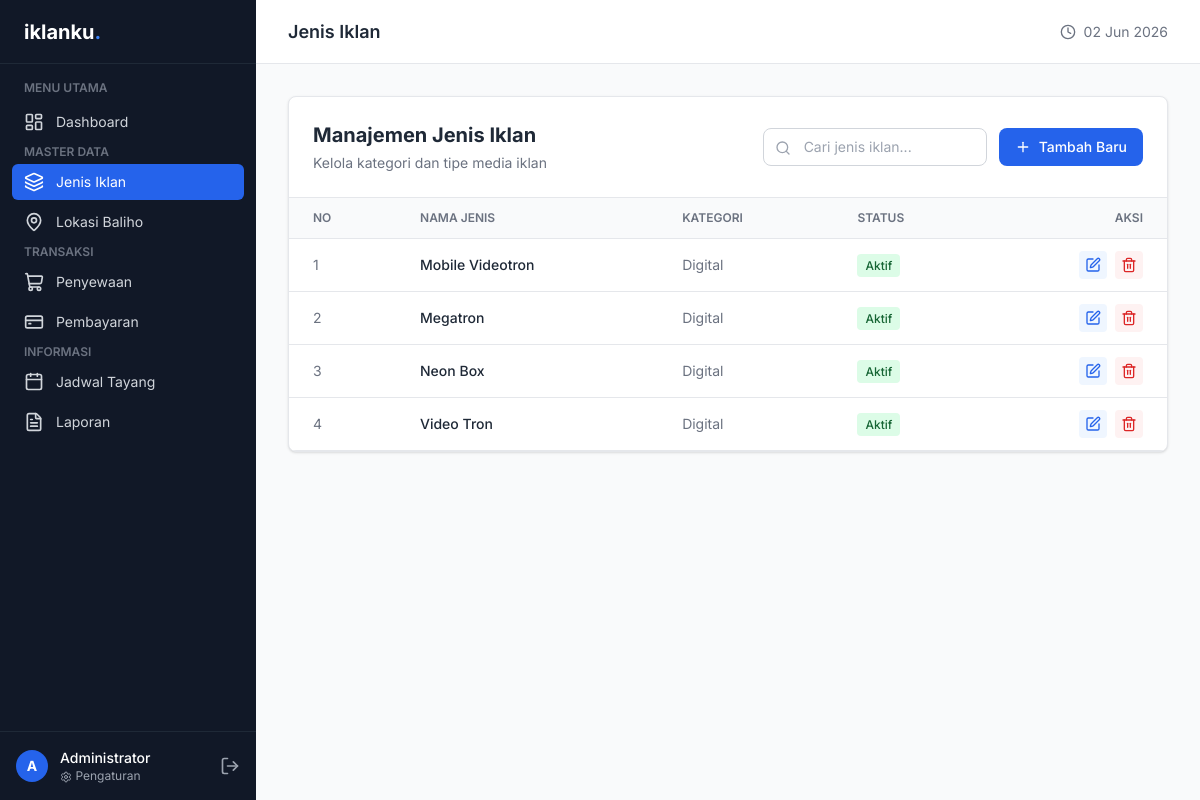
Screenshot of /jenis_iklan/index.php (signed in) with the database file from the repository.
### tables this page shows
CREATE TABLE `jenis_iklan` (
  `id` int(11) NOT NULL,
  `nama_jenis` varchar(100) NOT NULL,
  `kategori` enum('Cetak','Digital') NOT NULL,
  `deskripsi` text DEFAULT NULL,
  `status_aktif` enum('aktif','nonaktif') DEFAULT 'aktif'
);

### jenis_iklan/index.php (the view, shortened to what this page needs)
<?php
require_once '../includes/header.php';
require_once '../includes/sidebar.php';
$cari = $_GET['search'] ?? '';
$halaman = $_GET['page'] ?? 1;
$batas = 10;
$posisi = ($halaman - 1) * $batas;
if ($cari != '') {
    $perintah_data = $conn->prepare("SELECT * FROM jenis_iklan WHERE nama_jenis LIKE ? ORDER BY id DESC LIMIT ? OFFSET ?");
    $perintah_data->bind_param("sii", $kata_kunci, $batas, $posisi);
} else {
    $perintah_data = $conn->prepare("SELECT * FROM jenis_iklan ORDER BY id DESC LIMIT ? OFFSET ?");
    $perintah_data->bind_param("ii", $batas, $posisi);
}
$perintah_data->execute();
$data_iklan = $perintah_data->get_result();
?>
<div class="bg-white rounded-lg shadow border border-gray-200 overflow-hidden">
    <div class="p-4 md:p-6 border-b border-gray-200 flex flex-col md:flex-row md:items-center justify-between gap-4">
        <div>
            <h2 class="text-xl font-bold text-gray-800">Manajemen Jenis Iklan</h2>
            <p class="text-sm text-gray-500 mt-1">Kelola kategori dan tipe media iklan</p>
        </div>
        <div class="flex flex-col sm:flex-row gap-3">
            <form action="" method="GET" class="relative">
                <input type="text" name="search" value="<?= htmlspecialchars($cari) ?>"
                    placeholder="Cari jenis iklan..."
                    class="w-full sm:w-56 pl-10 pr-4 py-2 border border-gray-300 rounded-lg text-sm">
                <i data-lucide="search" class="w-4 h-4 text-gray-400 absolute left-3 top-3"></i>
            </form>
            <a href="create.php"
                class="bg-blue-600 hover:bg-blue-700 text-white px-4 py-2 rounded-lg text-sm font-medium flex items-center justify-center">
                <i data-lucide="plus" class="w-4 h-4 mr-2"></i> Tambah Baru
            </a>
        </div>
    </div>
    <div class="overflow-x-auto">
        <table class="w-full text-left">
            <thead>
                <tr class="bg-gray-50 text-gray-500 text-xs uppercase">
                    <th class="px-6 py-3 font-semibold border-b">No</th>
                    <th class="px-6 py-3 font-semibold border-b">Nama Jenis</th>
                    <th class="px-6 py-3 font-semibold border-b hidden sm:table-cell">Kategori</th>
                    <th class="px-6 py-3 font-semibold border-b">Status</th>
                    <th class="px-6 py-3 font-semibold border-b text-right">Aksi</th>
                </tr>
            </thead>
            <tbody>
                <?php if ($data_iklan->num_rows > 0): ?>
                    <?php $no = $posisi + 1;
                    while ($row = $data_iklan->fetch_assoc()): ?>
                        <tr class="hover:bg-gray-50 border-b">
                            <td class="px-6 py-3 text-sm text-gray-500"><?= $no++ ?></td>
                            <td class="px-6 py-3 text-sm font-medium text-gray-800"><?= htmlspecialchars($row['nama_jenis']) ?>
                            </td>
                            <td class="px-6 py-3 text-sm text-gray-500 hidden sm:table-cell">
                                <?= htmlspecialchars($row['kategori']) ?>
                            </td>
                            <td class="px-6 py-3 text-sm">
                                <span
                                    class="px-2 py-1 rounded text-xs font-medium <?= $row['status_aktif'] == 'aktif' ? 'bg-green-100 text-green-800' : 'bg-red-100 text-red-800' ?>">
                                    <?= ucfirst($row['status_aktif']) ?>
                                </span>
                            </td>
                            <td class="px-6 py-3 text-sm text-right space-x-1">
                                <a href="edit.php?id=<?= $row['id'] ?>"
                                    class="text-blue-600 p-1.5 bg-blue-50 rounded inline-flex" title="Edit">
                                    <i data-lucide="edit" class="w-4 h-4"></i>
                                </a>
                                <button type="button" onclick="confirmDelete(<?= $row['id'] ?>, 'popupDeleteJenis')"
                                    class="text-red-600 p-1.5 bg-red-50 rounded inline-flex" title="Hapus">
                                    <i data-lucide="trash-2" class="w-4 h-4"></i>
                                </button>
                            </td>
                        </tr>
                    <?php endwhile; ?>
                <?php endif; ?>
            </tbody>
        </table>
    </div>
</div>
<?php require_once '../includes/footer.php'; ?>

### includes/header.php (style rules this page uses)
body { font-family: 'Inter', sans-serif; }

### rows the page displays
jenis_iklan: nama_jenis "Mobile Videotron", kategori "Digital", status_aktif "Aktif"
jenis_iklan: nama_jenis "Megatron", kategori "Digital", status_aktif "Aktif"
jenis_iklan: nama_jenis "Neon Box", kategori "Digital", status_aktif "Aktif"
jenis_iklan: nama_jenis "Video Tron", kategori "Digital", status_aktif "Aktif"

### other values shown
substr($_SESSION['nama'], 0, 1) "A"
$_SESSION['nama'] "Administrator"
str_replace('_', ' ', $menu_aktif) "Jenis Iklan"
